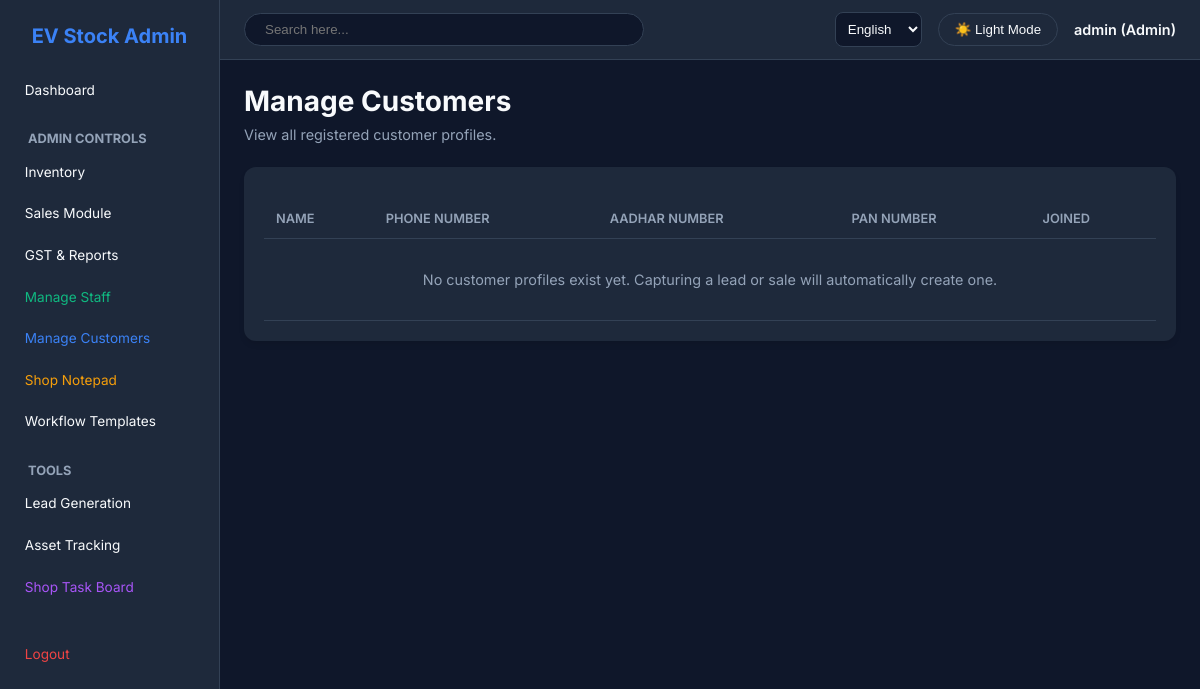
/manage-customers/ (signed in), run on an earlier commit of the app's database.
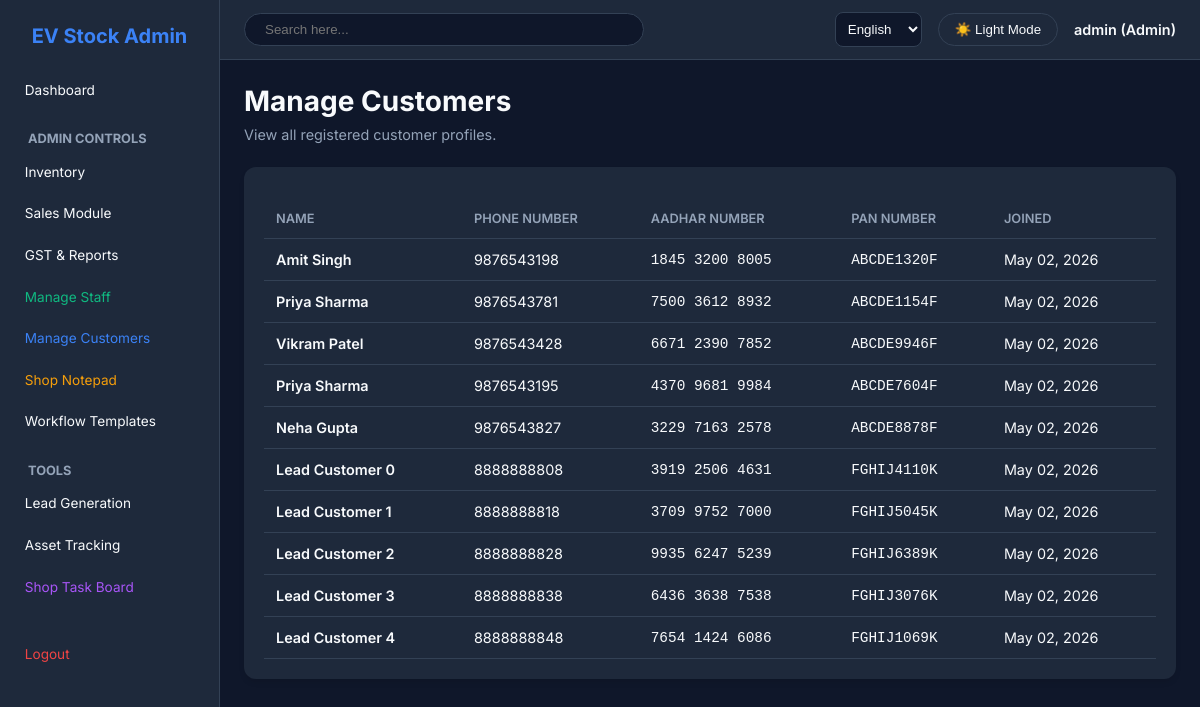
And on a later commit of the database.
### core/models.py (models this page shows, shortened)
class User(AbstractUser):
    ROLE_CHOICES = (
        ('ADMIN', 'Admin'),
        ('SALES', 'Salesperson'),
        ('CUSTOMER', 'Customer'),
    )
    role = models.CharField(max_length=10, choices=ROLE_CHOICES, default='SALES')
    phone_number = models.CharField(max_length=20, blank=True, null=True)
    aadhar_number = models.CharField(max_length=20, blank=True, null=True)
    pan_number = models.CharField(max_length=20, blank=True, null=True)
    aadhar_front_photo = models.ImageField(upload_to='customers/aadhar/', blank=True, null=True)
    aadhar_back_photo = models.ImageField(upload_to='customers/aadhar/', blank=True, null=True)
    pan_photo = models.ImageField(upload_to='customers/pan/', blank=True, null=True)
    misc = models.JSONField(default=dict, blank=True, null=True)

### core/views.py (the view)
# urls.py: path('manage-customers/', core_views.manage_customers, name='manage_customers'),
@login_required
def manage_customers(request):
    if request.user.role != 'ADMIN':
        messages.error(request, 'Access denied.')
        return redirect('dashboard')
    from django.contrib.auth import get_user_model
    User = get_user_model()
    customers = User.objects.filter(role='CUSTOMER')
    return render(request, 'core/manage_customers.html', {'customers': customers})

### templates/core/manage_customers.html (shortened to what this page needs)
{% extends 'base.html' %}
{% block content %}
<div class="header">
    <div>
        <h1>Manage Customers</h1>
        <p style="color: var(--text-muted); margin-top: 0.5rem;">View all registered customer profiles.</p>
    </div>
</div>
<div class="card">
    <table>
        <thead>
            <tr>
                <th>Name</th>
                <th>Phone Number</th>
                <th>Aadhar Number</th>
                <th>PAN Number</th>
                <th>Joined</th>
            </tr>
        </thead>
        <tbody>
            {% for customer in customers %}
            <tr>
                <td style="font-weight: 600;">{{ customer.get_full_name }}</td>
                <td>{{ customer.phone_number|default:"-" }}</td>
                <td style="font-family: monospace;">{{ customer.aadhar_number|default:"-" }}</td>
                <td style="font-family: monospace;">{{ customer.pan_number|default:"-" }}</td>
                <td>{{ customer.date_joined|date:"M d, Y" }}</td>
            </tr>
            {% empty %}
            <tr>
                <td colspan="5" style="text-align: center; padding: 2rem; color: var(--text-muted)">
                    No customer profiles exist yet. Capturing a lead or sale will automatically create one.
                </td>
            </tr>
            {% endfor %}
        </tbody>
    </table>
</div>
{% endblock %}

What changed in the data, as far as the page shows it:
added User: get_full_name "Amit Singh", phone_number "9876543198", aadhar_number "1845 3200 8005", pan_number "ABCDE1320F", date_joined "May 02, 2026"
added User: get_full_name "Priya Sharma", phone_number "9876543781", aadhar_number "7500 3612 8932", pan_number "ABCDE1154F", date_joined "May 02, 2026"
added User: get_full_name "Vikram Patel", phone_number "9876543428", aadhar_number "6671 2390 7852", pan_number "ABCDE9946F", date_joined "May 02, 2026"
added User: get_full_name "Priya Sharma", phone_number "9876543195", aadhar_number "4370 9681 9984", pan_number "ABCDE7604F", date_joined "May 02, 2026"
added User: get_full_name "Neha Gupta", phone_number "9876543827", aadhar_number "3229 7163 2578", pan_number "ABCDE8878F", date_joined "May 02, 2026"
added User: get_full_name "Lead Customer 0", phone_number "8888888808", aadhar_number "3919 2506 4631", pan_number "FGHIJ4110K", date_joined "May 02, 2026"
added User: get_full_name "Lead Customer 1", phone_number "8888888818", aadhar_number "3709 9752 7000", pan_number "FGHIJ5045K", date_joined "May 02, 2026"
added User: get_full_name "Lead Customer 2", phone_number "8888888828", aadhar_number "9935 6247 5239", pan_number "FGHIJ6389K", date_joined "May 02, 2026"
added User: get_full_name "Lead Customer 3", phone_number "8888888838", aadhar_number "6436 3638 7538", pan_number "FGHIJ3076K", date_joined "May 02, 2026"
added User: get_full_name "Lead Customer 4", phone_number "8888888848", aadhar_number "7654 1424 6086", pan_number "FGHIJ1069K", date_joined "May 02, 2026"
Also different on the page:
text no longer shown: "No customer profiles exist yet. Capturing a lead or sale will automatically create one."
